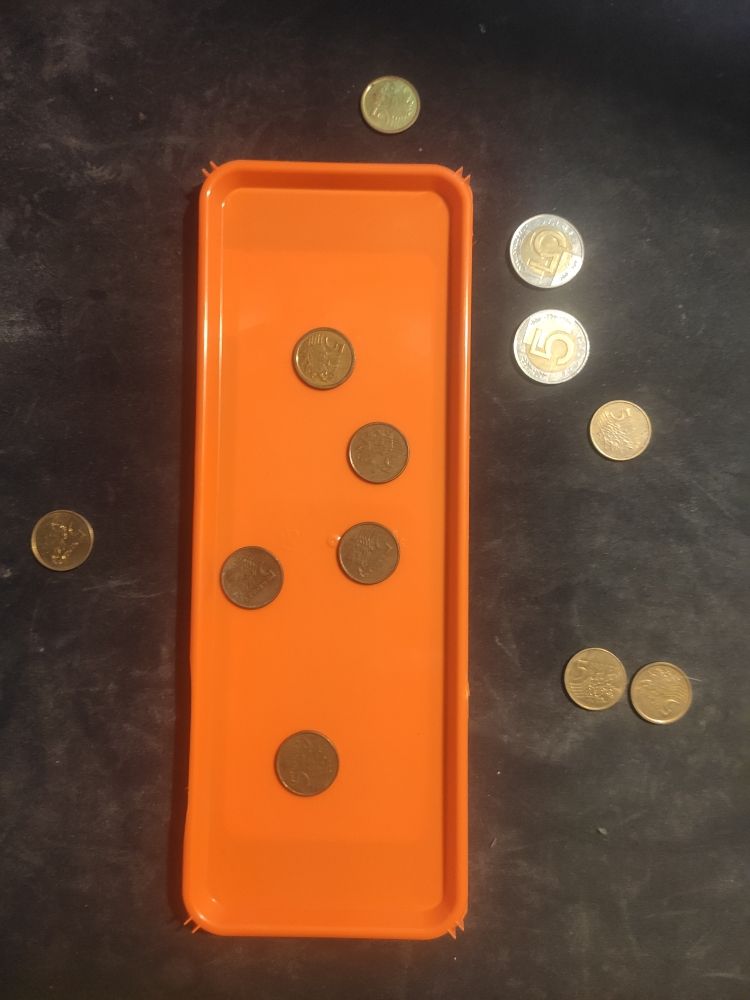
#> input picture WMA_Project_02/input_images/tray1.jpg, 750 x 1000 px
$ python lab3_object.py --reference ../WMA_Project_02/input_images/tray1.jpg --image ../WMA_Project_02/input_images/tray2.jpg --video ../WMA_Project_02/input_images/tray2.jpg
#> lines starting #> are read from the running program, lines starting #| are printed output that depends on the picture; after the words box and inside, x2 and y2 are one past the last pixel; in counts of white or black regions, pixels touching at a corner belong together
import argparse
import sys
from typing import Optional, Tuple

import cv2
import numpy as np


# ============================================================
# TODO 1: Create detector and matcher
# ============================================================

def create_detector(method_name: str = "ORB"):
    """
    Creates a feature detector / descriptor extractor.
    Supports ORB, BRISK, and SIFT.
    """
    method_name = method_name.upper()
    if method_name == "ORB":
        return cv2.ORB_create(nfeatures=5000)
    elif method_name == "BRISK":
        return cv2.BRISK_create()
    elif method_name == "SIFT":
        return cv2.SIFT_create()
    else:
        print(f"WARNING: Unknown method '{method_name}', falling back to ORB.", file=sys.stderr)
        return cv2.ORB_create(nfeatures=2000)


def create_matcher(method_name: str = "ORB"):
    """
    Creates a matcher compatible with the descriptor type.
    - ORB / BRISK  → BFMatcher with NORM_HAMMING
    - SIFT         → BFMatcher with NORM_L2
    """
    method_name = method_name.upper()
    if method_name in ("ORB", "BRISK"):
        return cv2.BFMatcher(cv2.NORM_HAMMING, crossCheck=False)
    else:  # SIFT
        return cv2.BFMatcher(cv2.NORM_L2, crossCheck=False)


# ============================================================
# TODO 2: Compute keypoints and descriptors
# ============================================================

def compute_features(
    gray_image: np.ndarray,
    detector
) -> Tuple[list, Optional[np.ndarray]]:
    """
    Detects keypoints and computes descriptors using detectAndCompute.
    Returns (keypoints, descriptors). descriptors may be None if none found.
    """
    keypoints, descriptors = detector.detectAndCompute(gray_image, None)
    return keypoints, descriptors


# ============================================================
# TODO 3: Match descriptors
# ============================================================

def match_descriptors(
    reference_descriptors: np.ndarray,
    image_descriptors: np.ndarray,
    matcher,
    ratio: float = 0.80
):
    """
    Matches descriptors using kNN (k=2) and Lowe's ratio test.
    Returns a list of good DMatch objects.
    """
    # Guard: need at least 2 descriptors on each side for knnMatch with k=2
    if reference_descriptors is None or image_descriptors is None:
        return []
    if len(reference_descriptors) < 2 or len(image_descriptors) < 2:
        return []

    raw_matches = matcher.knnMatch(reference_descriptors, image_descriptors, k=2)

    good_matches = []
    for pair in raw_matches:
        # knnMatch can occasionally return only 1 neighbour
        if len(pair) == 2:
            m, n = pair
            if m.distance < ratio * n.distance:
                good_matches.append(m)

    return good_matches


# TODO 4: Localize the object

MIN_MATCH_COUNT = 8

def localize_object(
    reference_keypoints,
    image_keypoints,
    matches,
    reference_shape
):
    """
    Localises the object in the scene image using homography.

    Returns (corners, inlier_mask) where corners is a (4,1,2) float32 array
    of the projected reference-image corners, or (None, None) on failure.
    """
    if len(matches) < MIN_MATCH_COUNT:
        return None, None

    src_pts = np.float32(
        [reference_keypoints[m.queryIdx].pt for m in matches]
    ).reshape(-1, 1, 2)

    dst_pts = np.float32(
        [image_keypoints[m.trainIdx].pt for m in matches]
    ).reshape(-1, 1, 2)

    H, mask = cv2.findHomography(src_pts, dst_pts, cv2.RANSAC, ransacReprojThreshold=5.0)

    if H is None or mask is None:
        return None, None


    det = H[0, 0] * H[1, 1] - H[0, 1] * H[1, 0]
    if det < 0.01 or det > 100:
        return None, None

    inlier_count = int(mask.sum())
    inlier_ratio = inlier_count / len(matches)
    if inlier_count < 4 or inlier_ratio < 0.20:
        return None, None

    h, w = reference_shape[:2]
    ref_corners = np.float32([[0, 0], [w, 0], [w, h], [0, h]]).reshape(-1, 1, 2)
    scene_corners = cv2.perspectiveTransform(ref_corners, H)


    pts = scene_corners.reshape(4, 2)
    area = cv2.contourArea(pts)
    if area < 100:
        return None, None

    return scene_corners, mask


# ============================================================
# TODO 5: Visualize the result
# ============================================================

def draw_object(image_bgr: np.ndarray, corners) -> np.ndarray:
    """
    Draws a green polygon around the detected object.
    If corners is None the original image is returned unchanged.
    """
    result = image_bgr.copy()
    if corners is None:
        return result

    # corners shape: (4, 1, 2) — convert to int for drawing
    pts = np.int32(corners)
    cv2.polylines(result, [pts], isClosed=True, color=(0, 255, 0), thickness=3)
    return result


def draw_matches(
    reference_image,
    reference_keypoints,
    test_image,
    test_keypoints,
    matches,
    max_count: int = 50
):
    """
    Creates a side-by-side visualisation of the best matched keypoints.
    """
    # Limit the number of displayed matches
    display_matches = sorted(matches, key=lambda m: m.distance)[:max_count]

    match_img = cv2.drawMatches(
        reference_image, reference_keypoints,
        test_image,      test_keypoints,
        display_matches,
        None,
        flags=cv2.DrawMatchesFlags_NOT_DRAW_SINGLE_POINTS
    )
    return match_img


def resize_to_fit(img, max_w=800, max_h=600):
    """Scales image down to fit within max_w x max_h, preserving aspect ratio."""
    h, w = img.shape[:2]
    scale = min(max_w / w, max_h / h, 1.0)
    if scale < 1.0:
        img = cv2.resize(img, (int(w * scale), int(h * scale)), interpolation=cv2.INTER_AREA)
    return img


def _put_text(img, text, org, color=(0, 255, 0), scale=1.4):
    font = cv2.FONT_HERSHEY_SIMPLEX
    cv2.putText(img, text, org, font, scale,     (0, 0, 0), 6, cv2.LINE_AA)   # shadow
    cv2.putText(img, text, org, font, scale,     color,     3, cv2.LINE_AA)

def process_image(reference_path: str, test_image_path: str, method: str):
    """
    Loads reference + test image, computes descriptors, finds the object,
    and displays three windows: reference, detected object, matched keypoints.
    """
#> called with reference_path = '../WMA_Project_02/input_images/tray1.jpg', test_image_path = '../WMA_Project_02/input_images/tray2.jpg', method = 'ORB'

    reference_bgr = cv2.imread(reference_path)
#> reference_bgr is the input picture: shape (1000, 750, 3); mean B, G, R 46.1, 73.5, 117.8
    test_bgr      = cv2.imread(test_image_path)
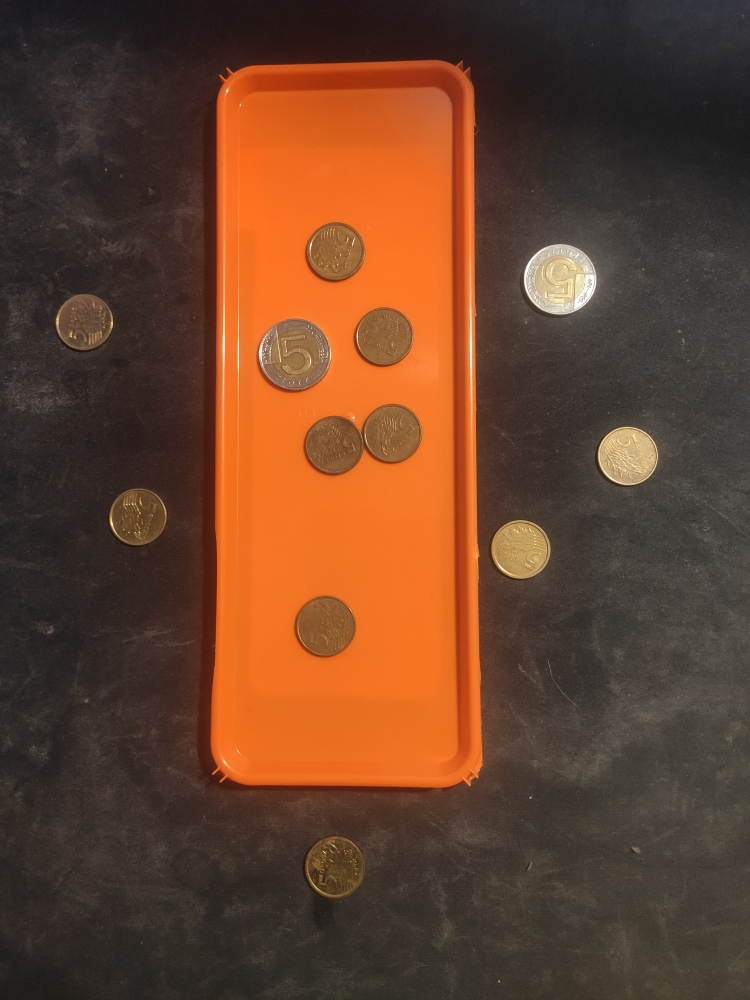
#> input picture WMA_Project_02/input_images/tray2.jpg, 750 x 1000 px
#> test_bgr is the input picture: shape (1000, 750, 3); mean B, G, R 43.6, 65.7, 103.4

    if reference_bgr is None:
        print(f"ERROR: Cannot open reference image: {reference_path}", file=sys.stderr)
        return
    if test_bgr is None:
        print(f"ERROR: Cannot open test image: {test_image_path}", file=sys.stderr)
        return

    reference_gray = cv2.cvtColor(reference_bgr, cv2.COLOR_BGR2GRAY)
    test_gray      = cv2.cvtColor(test_bgr,      cv2.COLOR_BGR2GRAY)
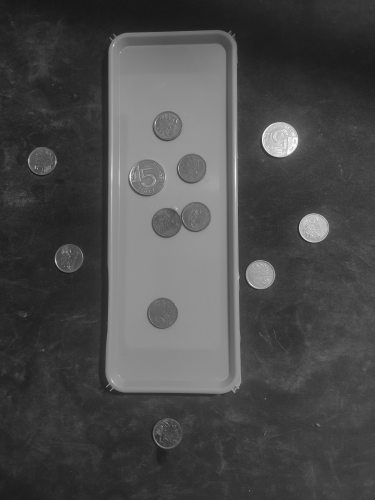
#> test_gray: shape (1000, 750) (shown at 1/2 size); min 17, max 255, mean 74.5

    detector = create_detector(method)
    matcher  = create_matcher(method)

    reference_keypoints, reference_descriptors = compute_features(reference_gray, detector)
#> in compute_features, `keypoints, descriptors = detector.detectAndCompute(gray_image, None)`: keypoints = 1239 keypoints; strongest (x, y, size): (369, 87, 31), (368, 88, 37.2), (369, 88, 44.6), (368, 86, 53.6)
#> reference_keypoints has the same summary as keypoints in compute_features
    test_keypoints,      test_descriptors      = compute_features(test_gray,      detector)
#> in compute_features (call 2), `keypoints, descriptors = detector.detectAndCompute(gray_image, None)`: keypoints = 1830 keypoints; strongest (x, y, size): (71, 334, 31), (70, 336, 31), (262, 351, 31), (593, 277, 31)
#> test_keypoints has the same summary as keypoints in compute_features

    good_matches = match_descriptors(reference_descriptors, test_descriptors, matcher)
#> in match_descriptors, `raw_matches = matcher.knnMatch(reference_descriptors, image_descriptor..`: raw_matches = 1239 matches
#> after the loop in match_descriptors, `for pair in raw_matches:`: good_matches = 182 matches
#> good_matches = 182 matches

    corners, inlier_mask = localize_object(
        reference_keypoints,
        test_keypoints,
        good_matches,
        reference_gray.shape
    )
#> in localize_object, `src_pts = np.float32( [reference_keypoints[m.queryIdx].pt for m in mat..`: src_pts = 182 rows, first 8: [95, 89], [206, 177], [68, 189], [526, 226], [565, 229], [524, 230], [576, 231], [572, 232]
#> in localize_object, `dst_pts = np.float32( [image_keypoints[m.trainIdx].pt for m in matches..`: dst_pts = 182 rows, first 8: [105, 169], [223, 82], [87, 265], [533, 262], [571, 253], [533, 266], [582, 252], [577, 255]
#> in localize_object, `H, mask = cv2.findHomography(src_pts, dst_pts, cv2.RANSAC, ransacRepro..`: H = [[0.108, 0.164, 258], [-0.367, 0.751, 191.6], [-0.000774, 0.000256, 1]]; mask = 182 values, max 1 at index 4, min 0 at index 0, mean 0.522
#> in localize_object, `det = H[0, 0] * H[1, 1] - H[0, 1] * H[1, 0]`: det = 0.141
#> in localize_object, `inlier_count = int(mask.sum())`: inlier_count = 95
#> in localize_object, `inlier_ratio = inlier_count / len(matches)`: inlier_ratio = 0.522
#> in localize_object, `scene_corners = cv2.perspectiveTransform(ref_corners, H)`: scene_corners = [[258, 191.6], [808.6, -199.1], [744, 988], [335.6, 750.1]]
#> in localize_object, `pts = scene_corners.reshape(4, 2)`: pts has the same summary as scene_corners
#> in localize_object, `area = cv2.contourArea(pts)`: area = 418997.6
#> corners has the same summary as scene_corners in localize_object; inlier_mask has the same summary as mask in localize_object

    result_image  = draw_object(test_bgr, corners)
#> in draw_object, `pts = np.int32(corners)`: pts = [[257, 191], [808, -199], [743, 987], [335, 750]]
#> in draw_object, `cv2.polylines(result, [pts], isClosed=True, color=(0, 255, 0), thickne..`:
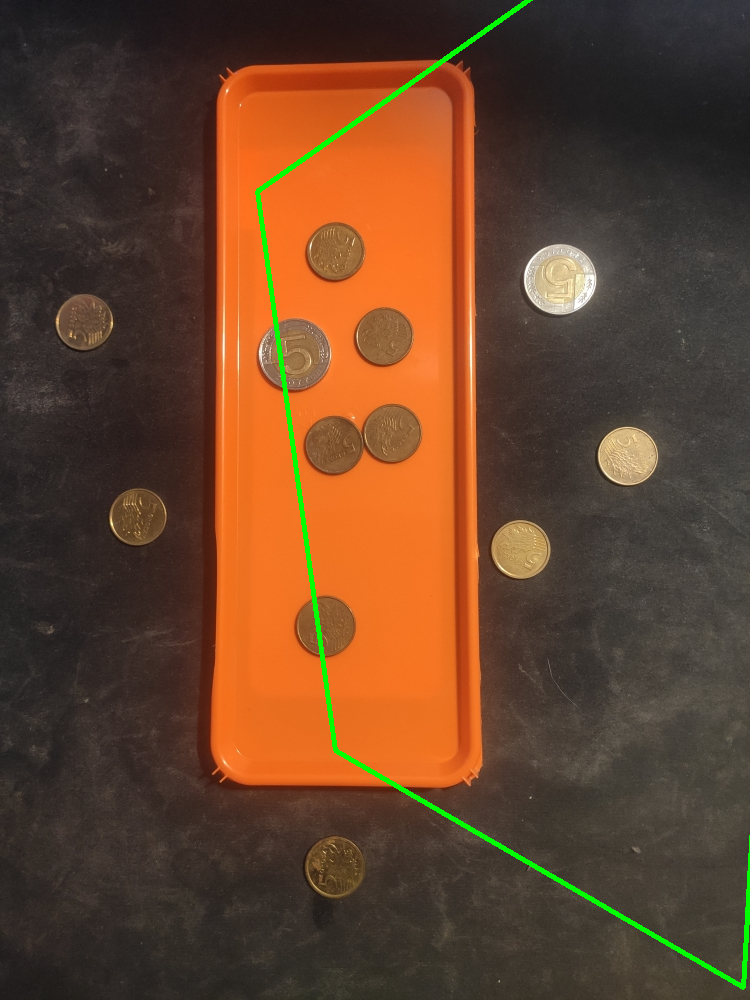
#> result: shape (1000, 750, 3); 0.99% of pixels changed, all inside (x1, y1, x2, y2) = (255, 0, 750, 990)
    matches_image = draw_matches(
        reference_bgr, reference_keypoints,
        test_bgr,      test_keypoints,
        good_matches
    )
#> in draw_matches, `display_matches = sorted(matches, key=lambda m: m.distance)[:max_count]`: display_matches = 50 matches
#> in draw_matches, `match_img = cv2.drawMatches( reference_image, reference_keypoints, tes..`:
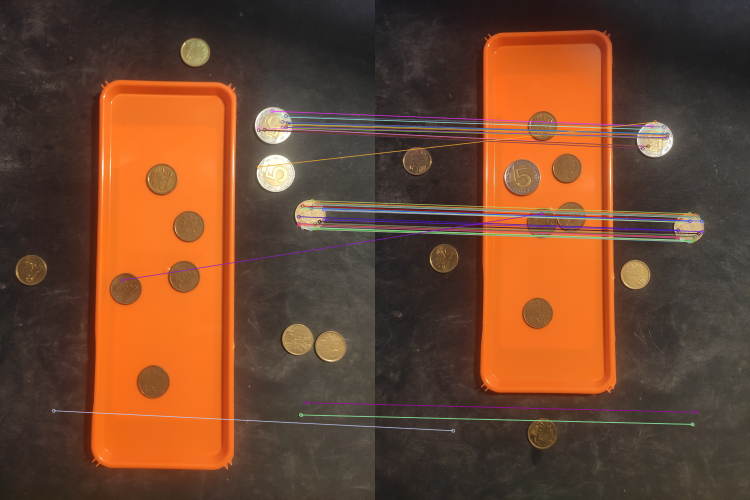
#> match_img: shape (1000, 1500, 3) (shown at 1/2 size); mean B, G, R 47.1, 70.7, 111.2

    # TODO 6: overlay text with match count and detection status
    object_found = corners is not None
#> object_found = True
    status_text  = "OBJECT FOUND" if object_found else "OBJECT NOT FOUND"
#> status_text = 'OBJECT FOUND'
    status_color = (0, 255, 0)    if object_found else (0, 0, 255)
#> status_color = (0, 255, 0)

    _put_text(result_image,  f"Matches: {len(good_matches)}",  (10, 45))
    _put_text(result_image,  status_text,                      (10, 105), status_color, scale=2.2)
    _put_text(matches_image, f"Good matches: {len(good_matches)}", (10, 45))

    cv2.imshow("Reference image",    resize_to_fit(reference_bgr))
    cv2.imshow("Detected object",    resize_to_fit(result_image))
    cv2.imshow("Matched keypoints",  resize_to_fit(matches_image, max_w=1400, max_h=600))
#> call 3 of resize_to_fit, with max_w = 1400, max_h = 600
#> in resize_to_fit (call 3), `img = cv2.resize(img, (int(w * scale), int(h * scale)), interpolation=..`:
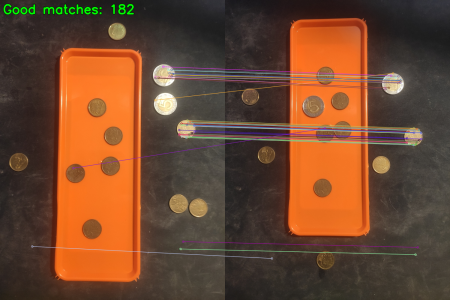
#> img: shape (600, 900, 3) (shown at 1/2 size); mean of channels 0, 1, 2 46.9, 71.4, 111; drawn as B, G, R

    cv2.waitKey(0)
    cv2.destroyAllWindows()


def process_video(reference_path: str, video_path: str, method: str):
    """
    For each video frame: detects features, matches with reference,
    and draws the object outline only when reliably detected.
    """
#> called with reference_path = '../WMA_Project_02/input_images/tray1.jpg', video_path = '../WMA_Project_02/input_images/tray2.jpg', method = 'ORB'

    reference_bgr = cv2.imread(reference_path)
    if reference_bgr is None:
        print(f"ERROR: Cannot open reference image: {reference_path}", file=sys.stderr)
        return

    cap = cv2.VideoCapture(video_path)
    if not cap.isOpened():
        print(f"ERROR: Cannot open video file: {video_path}", file=sys.stderr)
        return

    reference_gray = cv2.cvtColor(reference_bgr, cv2.COLOR_BGR2GRAY)

    detector = create_detector(method)
    matcher  = create_matcher(method)

    reference_keypoints, reference_descriptors = compute_features(reference_gray, detector)
#> in compute_features (call 3), `keypoints, descriptors = detector.detectAndCompute(gray_image, None)`: keypoints = 1239 keypoints; strongest (x, y, size): (369, 87, 31), (368, 88, 37.2), (369, 88, 44.6), (368, 86, 53.6)
#> reference_keypoints has the same summary as keypoints in compute_features

    fps   = cap.get(cv2.CAP_PROP_FPS)
    delay = int(1000 / fps) if fps and fps > 1 else 20

    while True:
        success, frame = cap.read()
        if not success:
            break

        frame_gray = cv2.cvtColor(frame, cv2.COLOR_BGR2GRAY)

        frame_keypoints, frame_descriptors = compute_features(frame_gray, detector)
#> in compute_features (call 4), `keypoints, descriptors = detector.detectAndCompute(gray_image, None)`: keypoints = 1830 keypoints; strongest (x, y, size): (71, 334, 31), (70, 336, 31), (262, 351, 31), (593, 277, 31)
#> frame_keypoints has the same summary as keypoints in compute_features
        good_matches = match_descriptors(reference_descriptors, frame_descriptors, matcher)
#> good_matches = 182 matches

        corners, inlier_mask = localize_object(
            reference_keypoints,
            frame_keypoints,
            good_matches,
            reference_gray.shape
        )
#> corners has the same summary as scene_corners in localize_object; inlier_mask has the same summary as mask in localize_object

        # TODO 7: draw result with status text
        result = draw_object(frame, corners)

        object_found = corners is not None
#> object_found = True
        status_text  = "DETECTED"     if object_found else "NOT DETECTED"
#> status_text = 'DETECTED'
        status_color = (0, 255, 0)    if object_found else (0, 0, 255)
#> status_color = (0, 255, 0)

        _put_text(result, f"Matches: {len(good_matches)}", (10, 45))
        _put_text(result, status_text,                     (10, 105), status_color, scale=2.2)
#> in _put_text (call 5), `cv2.putText(img, text, org, font, scale,     color,     3, cv2.LINE_AA)`:
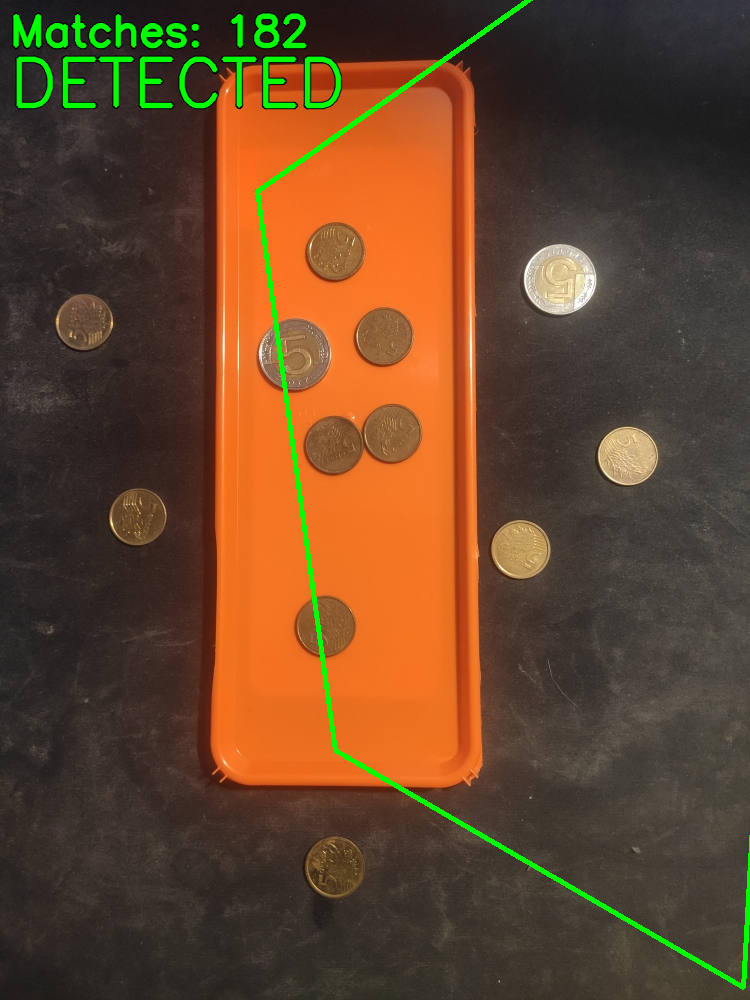
#> img: shape (1000, 750, 3); mean B, G, R 42.7, 69.7, 100.8

        cv2.imshow("Object tracking in video", resize_to_fit(result))

        key = cv2.waitKey(delay) & 0xFF
#> (key q is pressed here)
        if key in (ord("q"), 27):
            break

    cap.release()
    cv2.destroyAllWindows()


def main():
    parser = argparse.ArgumentParser(description="LAB3 - complete solution: descriptors")
    parser.add_argument("--reference", required=True,
                        help="Path to the reference image, e.g. saw1.jpg")
    parser.add_argument("--image",  help="Path to the test image")
    parser.add_argument("--video",  help="Path to the video file, e.g. sawmovie.mp4")
    parser.add_argument("--method", default="ORB",
                        help="Descriptor method: ORB, BRISK, SIFT")

    args = parser.parse_args()

    if args.image is None and args.video is None:
        print("ERROR: Provide --image or --video", file=sys.stderr)
        return 1

    if args.image is not None:
        process_image(args.reference, args.image, args.method)

    if args.video is not None:
        process_video(args.reference, args.video, args.method)

    return 0


if __name__ == "__main__":
    raise SystemExit(main())
#> (the program exits here)
